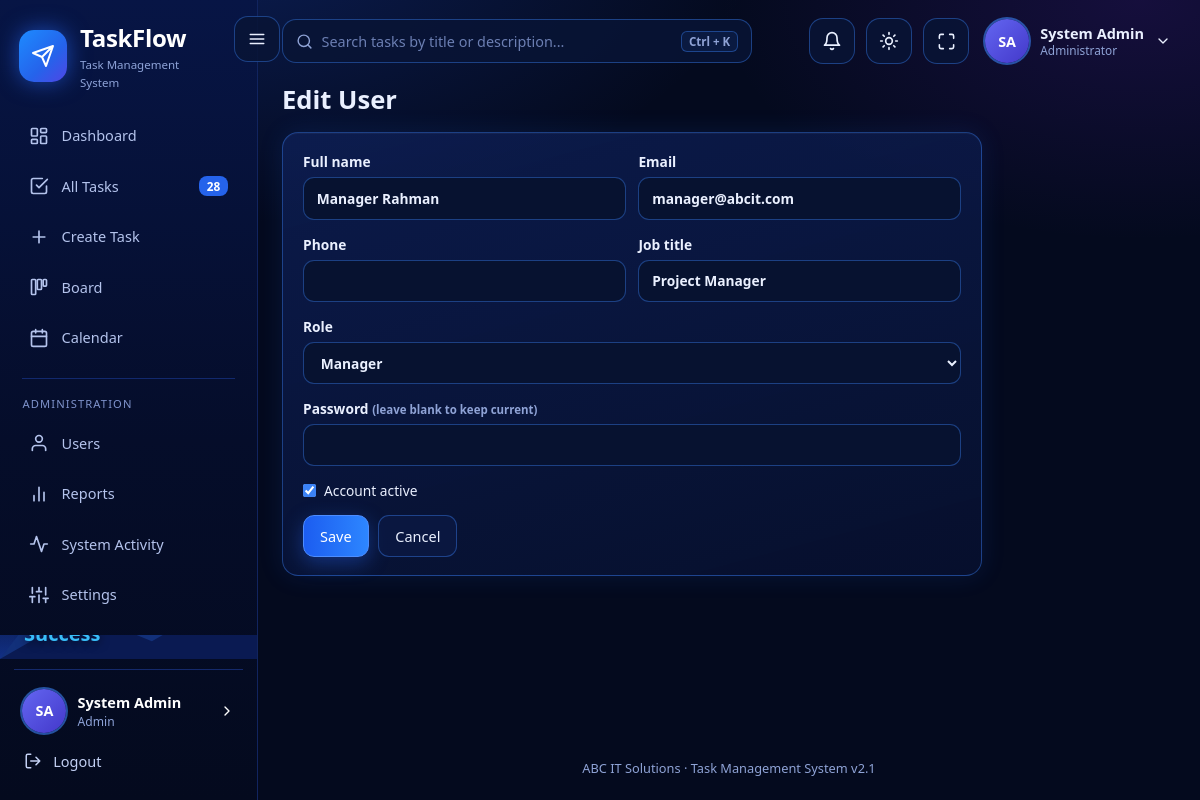
/admin/user_form.php?id=2 (signed in), run on the app's committed database.
### tables this page shows
CREATE TABLE users (
  id INT AUTO_INCREMENT PRIMARY KEY,
  full_name VARCHAR(150) NOT NULL,
  email VARCHAR(150) NOT NULL UNIQUE,
  password_hash VARCHAR(255) NOT NULL,
  role ENUM('admin','manager','employee') NOT NULL DEFAULT 'employee',
  phone VARCHAR(30) NULL,
  job_title VARCHAR(100) NULL,
  is_active TINYINT(1) NOT NULL DEFAULT 1,
  failed_logins TINYINT UNSIGNED NOT NULL DEFAULT 0,
  locked_until DATETIME NULL,
  last_login DATETIME NULL,
  created_at TIMESTAMP NOT NULL DEFAULT CURRENT_TIMESTAMP,
  INDEX idx_role (role)
);

### config/database.php (called while the page is built, shortened)
<?php
class Database
{
    private static ?PDO $pdo = null;
    public static function getConnection(): PDO
    {
        if (self::$pdo === null) {
            try {
                self::$pdo = new PDO('mysql:host=' . self::HOST . ';dbname=' . self::NAME . ';charset=utf8mb4', self::USER, self::PASS, self::OPTIONS);
                self::$pdo->exec("SET time_zone = '" . DB_TIME_ZONE . "'");
            } catch (PDOException $e) {
                $base = defined('BASE_URL') ? BASE_URL : '';
                die('<h3>Database connection failed</h3><p>Start MySQL in XAMPP, then open <a href="' . htmlspecialchars($base) . '/install.php">install.php</a> to create the database.</p><pre>' . htmlspecialchars($e->getMessage()) . '</pre>');
            }
        }
        return self::$pdo;
    }
}

### admin/user_form.php (the view, shortened to what this page needs)
<?php
require_once __DIR__ . '/../config/config.php';
$user = require_role(['admin']);
$id = (int)($_GET['id'] ?? 0);
$row = ['full_name' => '', 'email' => '', 'role' => 'employee', 'phone' => '', 'job_title' => '', 'is_active' => 1];
if ($id) { $st = db()->prepare('SELECT * FROM users WHERE id = ?'); $st->execute([$id]); $row = $st->fetch() ?: redirect('admin/users.php'); }
$self = $id === $user['id'];
$pageTitle = $id ? 'Edit User' : 'Add User'; include __DIR__ . '/../includes/header.php';
?>
<div class="card narrow"><form method="post"><?= csrf_field() ?>
  <div class="cols"><label>Full name<input name="full_name" required value="<?= e($row['full_name']) ?>"></label>
  <label>Email<input type="email" name="email" required value="<?= e($row['email']) ?>"></label></div>
  <div class="cols"><label>Phone<input name="phone" value="<?= e($row['phone']) ?>"></label><label>Job title<input name="job_title" value="<?= e($row['job_title']) ?>"></label></div>
  <label>Role<select name="role" <?= $self ? 'disabled' : '' ?>><?php foreach (ROLES as $k => $v): ?><option value="<?= $k ?>" <?= $row['role'] === $k ? 'selected' : '' ?>><?= $v ?></option><?php endforeach; ?></select></label>
  <label>Password <small class="muted"><?= $id ? '(leave blank to keep current)' : '(8+ characters, letter and number)' ?></small><input type="password" name="password" <?= $id ? '' : 'required' ?> minlength="8" autocomplete="new-password"></label>
  <?php if (!$self): ?><label class="check"><input type="checkbox" name="is_active" <?= $row['is_active'] ? 'checked' : '' ?>> Account active</label>
  <?php else: ?><p class="muted small">You cannot change your own role or status.</p><?php endif; ?>
  <div class="row"><button class="btn primary">Save</button><a class="btn" href="<?= e(url('admin/users.php')) ?>">Cancel</a></div>
</form></div>
<?php include __DIR__ . '/../includes/footer.php'; ?>

### includes/header.php (shortened to what this page needs)
<?php
$user = $user ?? require_login();
$unread = unread_count($user['id']);
$nav = [
  'admin' => [['Overview', [['Dashboard','admin/dashboard.php','dashboard'],['All Tasks','tasks/index.php','tasks'],['Create Task','manager/task_form.php','plus'],['Board','tasks/board.php','board'],['Calendar','tasks/calendar.php','calendar']]],
              ['Administration', [['Users','admin/users.php','user'],['Reports','reports/index.php','chart'],['System Activity','admin/activity.php','activity'],['Settings','admin/settings.php','sliders']]]],
  'manager' => [['Overview', [['Dashboard','manager/dashboard.php','dashboard'],['Tasks','tasks/index.php','tasks'],['Board','tasks/board.php','board'],['Calendar','tasks/calendar.php','calendar']]],
                ['Manage', [['Create Task','manager/task_form.php','plus'],['Projects','manager/projects.php','folder'],['Reports','reports/index.php','chart']]]],
  'employee' => [['My Work', [['Dashboard','employee/dashboard.php','dashboard'],['My Tasks','tasks/index.php','tasks'],['My Board','tasks/board.php','board'],['Calendar','tasks/calendar.php','calendar'],['Task History','employee/history.php','clock']]]],
][$user['role']];
if ($user['role'] === 'employee') { $bc = db()->prepare("SELECT COUNT(*) FROM tasks WHERE assigned_to = ? AND status <> 'Completed'"); $bc->execute([$user['id']]); $navCount = (int)$bc->fetchColumn(); }
else $navCount = (int)db()->query('SELECT COUNT(*) FROM tasks')->fetchColumn();
$here = $_SERVER['SCRIPT_NAME'];
?><!DOCTYPE html>
<html lang="en" data-theme="dark"><head><meta charset="utf-8"><meta name="viewport" content="width=device-width, initial-scale=1">
<link rel="stylesheet" href="<?= e(url('assets/css/style.css')) ?>"></head>
<body>
<aside class="sidebar" id="sidebar">
  <a class="brand" href="<?= e(url(home_for($user['role']))) ?>"><span class="logo"><?= icon('send', 24) ?></span><span>TaskFlow<small>Task Management System</small></span></a>
  <nav><?php foreach ($nav as $gi => [$group, $items]): ?><?php if ($gi > 0): ?><div class="grp"><?= e($group) ?></div><?php endif; ?>
    <?php foreach ($items as [$label, $path, $ic]): ?><a href="<?= e(url($path)) ?>" class="<?= substr($here, -strlen($path)) === $path ? 'active' : '' ?>"><?= icon($ic, 20) ?><span><?= e($label) ?></span><?php if ($path === 'tasks/index.php'): ?><em class="cnt"><?= $navCount ?></em><?php endif; ?></a><?php endforeach; endforeach; ?></nav>
  <?= art_sidebar() ?>
  <div class="side-foot"><a href="<?= e(url('auth/profile.php')) ?>" class="me"><?= avatar($user['full_name'], 'lg') ?><span><b><?= e($user['full_name']) ?></b><small><?= e(ROLES[$user['role']]) ?></small></span><?= icon('right', 16) ?></a>
    <a class="logout" href="<?= e(url('auth/logout.php')) ?>"><?= icon('logout', 18) ?> Logout</a></div>
</aside>
<button id="menuBtn" class="icon-btn" type="button" aria-label="Toggle navigation" aria-controls="sidebar" aria-expanded="true" title="Toggle navigation"><?= icon('menu') ?></button>
<main class="main">
  <header class="topbar">
    <form class="search" action="<?= e(url('tasks/index.php')) ?>" method="get"><?= icon('search', 17) ?><input id="gsearch" name="q" placeholder="Search tasks by title or description..." aria-label="Search tasks"><kbd>Ctrl + K</kbd></form>
    <div class="tb-right">
      <a class="icon-btn bell" href="<?= e(url('notifications.php')) ?>" aria-label="Notifications"><?= icon('bell', 20) ?><?php if ($unread): ?><span class="dotn"><?= $unread > 9 ? '9+' : $unread ?></span><?php endif; ?></a>
      <button id="themeBtn" class="icon-btn" aria-label="Toggle light / dark mode" title="Light / dark mode"><?= icon('sun', 20) ?></button>
      <button id="fsBtn" class="icon-btn" aria-label="Full screen" title="Full screen"><?= icon('expand', 19) ?></button>
      <div class="usermenu" id="userMenu"><button class="um-btn" aria-haspopup="true"><?= avatar($user['full_name'], 'lg') ?><span><b><?= e($user['full_name']) ?></b><small><?= e($user['role'] === 'admin' ? 'Administrator' : ROLES[$user['role']]) ?></small></span><?= icon('down', 16) ?></button>
        </div>
    </div>
  </header>
  <div class="page-content">
  <?php if (!empty($greeting)): ?>
  <div class="greet"><span class="wave">&#128075;</span><div><small><?= e(greeting_word()) ?>,</small><h1><?= e($user['full_name']) ?> <?= icon('badge', 22) ?></h1><p><?= e($greeting) ?></p></div></div>
  <?php else: ?><h1 class="ptitle"><?= e($pageTitle ?? '') ?></h1><?php endif; ?>

### includes/functions.php (shortened to what this page needs)
<?php
function cut(string $s, int $start, ?int $len = null): string { return function_exists('mb_substr') ? mb_substr($s, $start, $len) : substr($s, $start, $len); }
function e($v): string { return htmlspecialchars((string)$v, ENT_QUOTES, 'UTF-8'); }
function url(string $p = ''): string { return BASE_URL . '/' . ltrim($p, '/'); }
function db(): PDO { return Database::getConnection(); }
function current_user(): ?array
{
    static $u = false;
    if ($u === false) {
        $u = null;
        if (!empty($_SESSION['uid'])) {
            $st = db()->prepare('SELECT id, full_name, email, phone, job_title, role, is_active FROM users WHERE id = ? AND is_active = 1');
            $st->execute([$_SESSION['uid']]);
            $u = $st->fetch() ?: null;
        }
    }
    return $u;
}
function home_for(string $role): string { return $role . '/dashboard.php'; }
function require_login(bool $json = false): array
{
    $u = current_user();
    return $u;
}
function require_role(array $roles): array
{
    $u = require_login();
    return $u;
}
function avatar(string $name, string $cls = ''): string
{
    $parts = preg_split('/\s+/', trim($name));
    $second = $parts[1] ?? '';
    $ini = strtoupper(cut($parts[0], 0, 1) . ($second === '' ? '' : (ctype_digit($second) ? (ltrim($second, '0') ?: '0') : cut($second, 0, 1))));
    return '<span class="avatar a' . (crc32($name) % 6) . ' ' . $cls . '">' . e($ini) . '</span>';
}
function icon(string $n, int $s = 18): string
{
    return '<svg class="ic" width="' . $s . '" height="' . $s . '" viewBox="0 0 24 24" fill="none" stroke="currentColor" stroke-width="2" stroke-linecap="round" stroke-linejoin="round" aria-hidden="true">' . ($p[$n] ?? '') . '</svg>';
}

### data on the page
users: full_name "SA SA", full_name "System Admin", role "Admin", role "Administrator"
users: full_name "Manager Rahman", email "manager@abcit.com", job_title "Project Manager", role "Manager", is_active "☑"

### other printed values
$label "Dashboard"
$label "All Tasks"
$navCount "28"
$label "Create Task"
$label "Board"
$label "Calendar"
$group "ADMINISTRATION"
$label "Users"
$label "Reports"
$label "System Activity"
$label "Settings"
$pageTitle "Edit User"
company_name() "ABC IT Solutions"
APP_VERSION "2.1"
